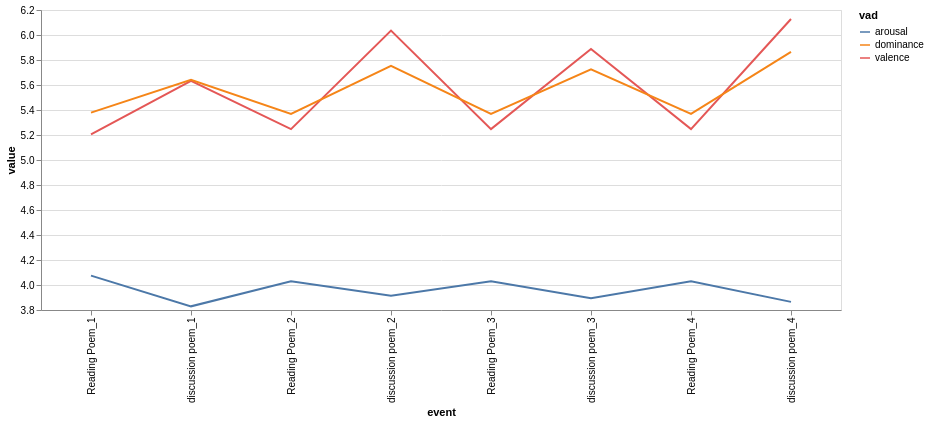

The notebook cell saved with this chart:
### Code cell
alt.Chart(plot_data).mark_line().encode(
    alt.X('event', sort=plot_data["index"]),
    alt.Y("value:Q").scale(zero=False),
    color='vad'
).properties(
    width=800
)

### Figure 1 — Vega-Lite specification as saved in the notebook (floating-point values rounded to 4 significant figures)
{"config": {"view": {"continuousWidth": 300, "continuousHeight": 300}}, "data": {"name": "data-8b97060bae6d5954d11ecbc7093ec25b"}, "mark": {"type": "line"}, "encoding": {"color": {"field": "vad", "type": "nominal"}, "x": {"field": "event", "sort": [0, 1, 2, 3, 4, 5, 6, 7, 8, 9, 10, 11, 12, 13, 14, 15, 16, 17, 18, 19, 20, 21, 22, 23], "type": "nominal"}, "y": {"field": "value", "scale": {"zero": false}, "type": "quantitative"}}, "width": 800, "$schema": "https://vega.github.io/schema/vega-lite/v6.1.0.json", "datasets": {"data-8b97060bae6d5954d11ecbc7093ec25b": [{"index": 0, "event": "Reading Poem_1", "vad": "valence", "value": 5.206}, {"index": 1, "event": "discussion poem_1", "vad": "valence", "value": 5.634}, {"index": 2, "event": "Reading Poem_2", "vad": "valence", "value": 5.247}, {"index": 3, "event": "discussion poem_2", "vad": "valence", "value": 6.035}, {"index": 4, "event": "Reading Poem_3", "vad": "valence", "value": 5.247}, {"index": 5, "event": "discussion poem_3", "vad": "valence", "value": 5.888}, {"index": 6, "event": "Reading Poem_4", "vad": "valence", "value": 5.247}, {"index": 7, "event": "discussion poem_4", "vad": "valence", "value": 6.128}, {"index": 8, "event": "Reading Poem_1", "vad": "arousal", "value": 4.075}, {"index": 9, "event": "discussion poem_1", "vad": "arousal", "value": 3.829}, {"index": 10, "event": "Reading Poem_2", "vad": "arousal", "value": 4.031}, {"index": 11, "event": "discussion poem_2", "vad": "arousal", "value": 3.913}, {"index": 12, "event": "Reading Poem_3", "vad": "arousal", "value": 4.031}, {"index": 13, "event": "discussion poem_3", "vad": "arousal", "value": 3.894}, {"index": 14, "event": "Reading Poem_4", "vad": "arousal", "value": 4.031}, {"index": 15, "event": "discussion poem_4", "vad": "arousal", "value": 3.865}, {"index": 16, "event": "Reading Poem_1", "vad": "dominance", "value": 5.379}, {"index": 17, "event": "discussion poem_1", "vad": "dominance", "value": 5.642}, {"index": 18, "event": "Reading Poem_2", "vad": "dominance", "value": 5.369}, {"index": 19, "event": "discussion poem_2", "vad": "dominance", "value": 5.753}, {"index": 20, "event": "Reading Poem_3", "vad": "dominance", "value": 5.369}, {"index": 21, "event": "discussion poem_3", "vad": "dominance", "value": 5.725}, {"index": 22, "event": "Reading Poem_4", "vad": "dominance", "value": 5.369}, {"index": 23, "event": "discussion poem_4", "vad": "dominance", "value": 5.866}]}}
